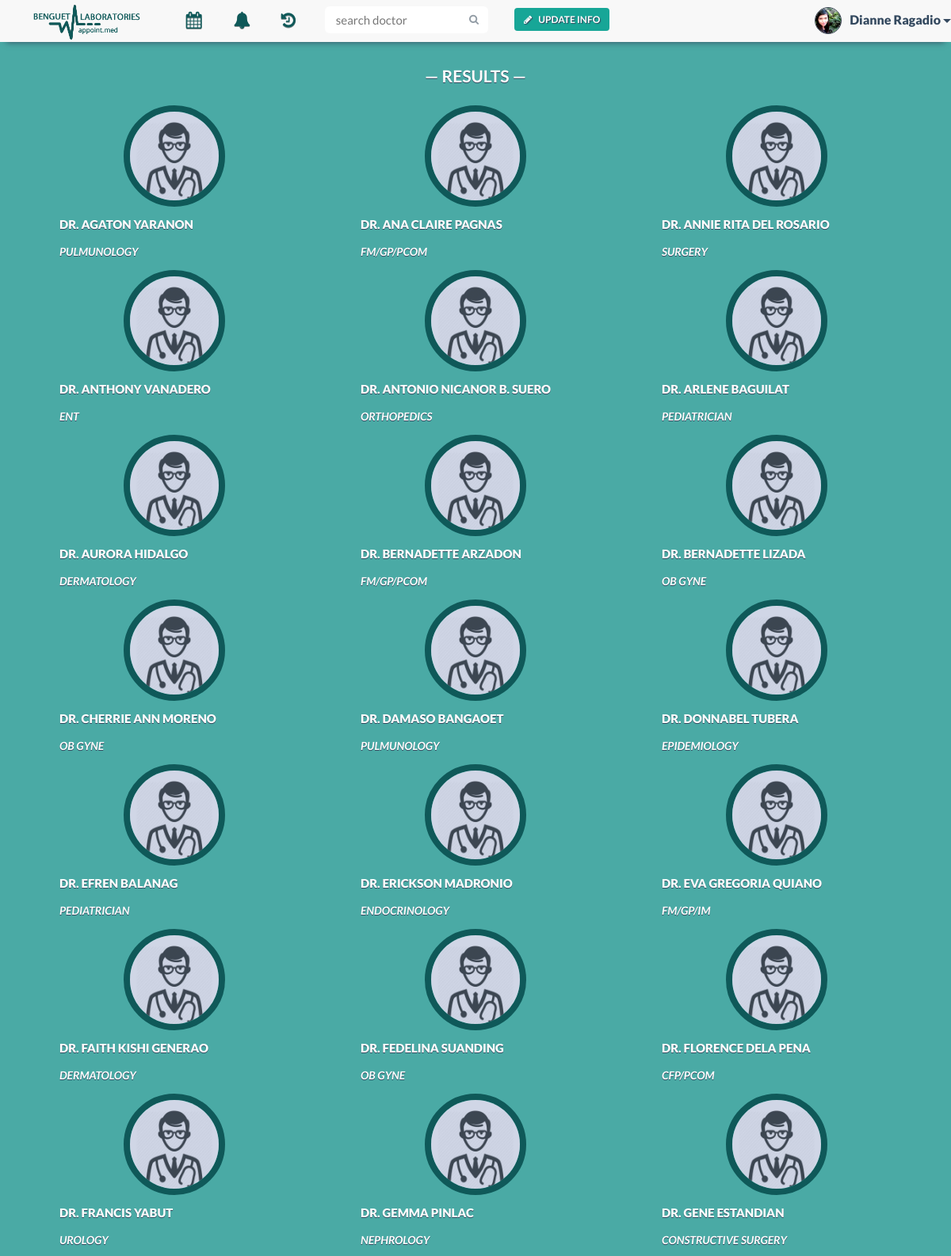
Screenshot of /searchpage.php (signed in, upper part) with the database file from the repository.
### tables this page shows
CREATE TABLE IF NOT EXISTS `patient` (
  `patient_id` varchar(30) NOT NULL,
  `patient_name` varchar(30) NOT NULL,
  `patient_contact` varchar(20) NOT NULL,
  `birthdate` date NOT NULL,
  `email` varchar(30) NOT NULL,
  `username` varchar(30) NOT NULL,
  `occupation` text,
  PRIMARY KEY (`patient_id`),
  KEY `username` (`username`)
);

CREATE TABLE IF NOT EXISTS `doctor` (
  `doctor_id` varchar(30) NOT NULL,
  `doctor_name` varchar(30) NOT NULL,
  `specialization` text NOT NULL,
  `doctor_status` enum('In','Out','Break') NOT NULL,
  `email` varchar(30) NOT NULL,
  `username` varchar(30) NOT NULL,
  PRIMARY KEY (`doctor_id`),
  KEY `username` (`username`)
);

### searchpage.php (the view, shortened to what this page needs)
<!DOCTYPE html>
<html lang="en">
    <?php
    include 'include/head.php';
    include 'connectdatabase.php';
    ?>
    <body>
        <div class="container">
            <?php
            if (isset($_SESSION['loggedIn']) && isset($_SESSION['account_type']) && isset($_SESSION['username'])) {
                $username = $_SESSION['username'];
            }else {
                header("location: index.php");
                die();
            }
            $search = mysqli_real_escape_string($con, $_GET['q']);
            $result = mysqli_query($con, "SELECT * FROM patient WHERE username LIKE '$username'");
            $row = mysqli_fetch_array($result);
            $patient_id = $row['patient_id'];
            $patient_n = $row['patient_name'];
            $result = mysqli_query($con, "SELECT * FROM doctor WHERE doctor_name LIKE '%$search%' or specialization LIKE '%$search%' ORDER BY doctor_name");
            ?>
            <?php
            include 'include/pt-nav-start.php';
            ?>
            <ul class="nav navbar-nav">
                <li class="dropdown tooltip-bottom" data-tooltip="Appointments">
                    <a href="#" class="dropdown-toggle" data-toggle="dropdown" role="button" aria-expanded="false"><i class="fa fa-calendar fa-lg"></i>Appointments<span class="caret"></span></a>
                </li>
                <li class="tooltip-bottom" data-tooltip="Notifications">
                    <a href="notifications.php">
                        <i class="fa fa-bell fa-lg">
                        </i>Notifications
                    </a>
                </li>
                <li class="dropdown tooltip-bottom" data-tooltip="History">
                    <a href="#" class="dropdown-toggle" data-toggle="dropdown" role="button" aria-expanded="false"><i class="fa fa-history fa-lg"></i>History<span class="caret"></span></a>
                </li>
                <?php
                include 'include/pt-nav-end.php';
                ?>
                <div class="container-fluid" id="appointments-user">
                    <div class="row">
                        <div class="col-md-12 search-link">
                            <h1 class="text-center row-header-fff">&mdash; Results &mdash;</h1>
                                <?php
                                    if (mysqli_num_rows($result) >= 1) {
                                        while ($row = mysqli_fetch_array($result)) {
                                            $doctor_id = $row['doctor_id'];
                                            $doctor_name = $row['doctor_name'];
                                            $specialization = $row['specialization'];
                                            $c_username = $search;
                                            $b_username = $c_username;
                                            $final_name = str_ireplace($search, $b_username, $doctor_name);
                                            $final_specs = str_ireplace($search, $b_username, $specialization);
                                            echo "<a href=\"doctor.php?id=$doctor_id\">";
                                    ?>
                                    <div class="col-xs-12 col-md-4 search-doctor-result">
                                        <img class="img-responsive" src="img/profile/<?php
                                        $file = "img/profile/" . $doctor_id . ".jpg";
                                        if (file_exists($file)) {
                                        echo $doctor_id;
                                        } else {
                                        echo 'profile';
                                        }
                                        ?>.jpg">
                                        <div class="search-doctor-info">
                                            <p>Dr. <?php echo $final_name ?></p>
                                            <p class="search-specs"><?php echo $final_specs ?></p>
                                        </div>
                                    </div>
                                        <?php
                                        echo '</a>';
                                        }
                                        ?>
                                    <?php
                                    } else {
                                        echo '<div class="col-xs-12 col-md-4 col-md-offset-4">
                                        <div class="alert alert-warning" role="alert">
                                        <strong>No matches found.</strong> Try another search.</div>
                                        </div>';
                                    }
                                    ?>
                        </div>
                    </div>
                </div>
        </div>
    </body>
</html>

### include/pt-nav-end.php (shortened to what this page needs)
                <li class="nav-button navbar-right">
                    <button type="button" class="btn btn-default btn-noborder green-btn nav-modal-button" data-toggle="modal" data-target=".bs-pt-edit-profile-modal-lg" data-id="'.$appointment_id.'" data-patient-id="'.$patient_id.'">
                    <i class="fa fa-pencil"></i>Update Info</button>
                </li>
                <form class="navbar-form navbar-right" method="post" role="search" action="search.php">
                    <div class="input-group search-bar">
                        <input type="text" class="form-control" name="search" placeholder="search doctor" id="inputSearch">
                        <span class="input-group-btn">
                            <button type="submit" class="btn"><i class="fa fa-search"></i></button>
                        </span>
                    </div>
                </form>
            </ul>
            <ul class="nav navbar-nav navbar-right signedin">
                <div class="btn-group navbar-right tooltip-bottom" data-tooltip="You">
                    <button type="button" class="btn btn-default btn-lg btn-noborder dropdown-toggle" data-toggle="dropdown" aria-expanded="false">
                        <div class="signedin-photo">
                            <img src="img/profile/<?php
                            $file = "img/profile/" . $patient_id . ".jpg";
                            if (file_exists($file)) {
                                echo $patient_id;
                            } else {
                                echo 'profile_avatar';
                            }
                            ?>.jpg" class="img-responsive">
                        </div>
            <?php echo $patient_n ?>
                        <span class="caret"></span>
                    </button>
                </div>
            </ul>
        </div>
    </div>
</nav>

### css/styles.css (style rules this page uses)
* { margin: 0; padding: 0; }
body { padding-top: 50px; font-family: "Lato", Arial, sans-serif; color: #34495e; font-size: 18px; line-height: 1.72222; background-color: #4AAAA5; }
a { color: #0F5959 !important; -webkit-transition: all 0.25s ease-in-out; -moz-transition: all 0.25s ease-in-out; -ms-transition: all 0.25s ease-in-out; -o-transition: all 0.25s ease-in-out; transition: all 0.25s ease-in-out; }
h1, h2, h3, h4 { font-family: inherit; font-weight: 700; line-height: 1.1; color: inherit; }
.container { padding-left: 0 !important; padding-right: 0 !important; }
.fa-lg { font-size: 1.33333333em !important; }
i.fa.fa-user, i.fa.fa-user-md, i.fa.fa-location-arrow, i.fa.fa-phone, i.fa.fa-briefcase, i.fa.fa-calendar, i.fa.fa-pencil, i.fa.fa-power-off, i.fa.fa-comment, i.fa.fa-hand-o-right, i.fa.fa-envelope, i.fa.fa-angle-double-right, i.fa.fa-clock-o, i.fa.fa-calendar-o, i.fa.fa-unlock-alt, i.fa.fa-question-circle, i.fa.fa-plus { padding-right: 8px; }
nav > div > div > ul > li > a { height: 40px; overflow: hidden; font-size: 16px; letter-spacing: 0.5px; text-transform: lowercase; text-shadow: 0px 1px 0px #7F8C8D; }
.nav-button.navbar-right { text-align: center; }
nav > div > div > ul > li > a > i, .navbar-default .navbar-nav>.active>a>i { width: 15%; margin-bottom: 20px; padding-right: 10px; }
@media (min-width:768px) { body { padding-top: 60px; } }
@media (min-width:768px) { nav > div > div > ul > li > a { padding-left: 20px !important; height: 53px; width: 60px; border-bottom: 3px solid transparent; } }
@media (min-width:768px) { .nav-button { margin: 0 10px; } }
@media (min-width:768px) { .login-modal-btn, .green-btn, .blue-btn, .red-btn { margin: 0 !important; width: 100% !important; } }
@media (min-width:768px) { .nav-modal-button { width: auto !important; margin: 0 !important; } }
@media (min-width:768px) { .search-doctor-info p { padding: 0 30px; } }
.navbar-default .navbar-form .search-bar { width: 90%; margin: 0 auto; }
.navbar-default .navbar-form .form-control { border-color: transparent; }
.navbar-default .navbar-form .btn { color: #919ba4; border-color: transparent; }
.navbar-form .btn { height: 34px; padding: 5px 10px; font-size: 13px; line-height: 1.4; border-radius: 6px; }
.navbar-form .btn { margin: 0; }
.input-group-btn .btn { background-color: #fff; border: 2px solid #bdc3c7; border-left: 0; }
.signedin { margin-left: 5px; }
.signedin button { margin: 0; padding: 9px 0; color: #34495F; font-size: 16px; font-weight: 800; line-height: 32px; }
.signedin-photo { float: left; margin: 0 10px 0 0; }
.signedin-photo img { height: 34px; width: 34px; border-radius: 50%; border: 1px solid #35404F; }
#appointments-user { background-color: transparent; }
.row-header-lc, .row-header-fff, .row-header2-fff, .row-header-black { margin: 25px 0px; font-size: 18px; text-transform: uppercase; }
.row-header-fff { color: #fff; font-size: 21px; text-shadow: 0px 1px 0px #34495E; }
.search-bar .form-control { border-right: 0; border-top-left-radius: 6px !important; border-bottom-left-radius: 6px !important; }
.search-bar .form-control, .input-group-btn .btn { -webkit-transition: all .5s; transition: all .5s; }
.input-group { width: 100%; }
.form-control { padding: 8px 12px; font-size: 15px !important; line-height: 1.467; color: #34495e; border: 2px solid #bdc3c7; box-shadow: none; -webkit-transition: border .25s linear, color .25s linear, background-color .25s linear; transition: border .25s linear, color .25s linear, background-color .25s linear; }
.nav-modal-button { width: 70%; margin: auto; }
.green-btn { background: #17A697 !important; }
.login-modal-btn, .green-btn, .blue-btn, .red-btn { margin-top: 10px !important; color: #fff !important; font-size: 12px !important; font-weight: 600 !important; text-transform: uppercase !important; text-shadow: 1px 1px 1px #34495E !important; border-radius: 4px !important; }
.btn-noborder { border: 0; background: none; }
.search-bar { width: 195px; }
.search-link a { text-decoration: none; }
.search-doctor-result img { margin: auto; width: 128px; height: 128px; border-radius: 50%; border: 8px solid #0F5959; }
.search-doctor-info p { margin: 10px 0; color: #fff; font-size: 14px; font-weight: 600; text-transform: uppercase; text-shadow: 0px 1px 0px #34495E; }
.search-doctor-info p:first-child { font-size: 15px; font-weight: 800; text-transform: uppercase; }
.search-specs { font-style: italic; }

### rows the page displays
patient: patient_id (picture), patient_name "Dianne Ragadio"
doctor: doctor_name "AGATON YARANON", specialization "PULMUNOLOGY"
doctor: doctor_name "ANA CLAIRE PAGNAS", specialization "FM/GP/PCOM"
doctor: doctor_name "ANNIE RITA DEL ROSARIO", specialization "SURGERY"
doctor: doctor_name "ANTHONY VANADERO", specialization "ENT"
doctor: doctor_name "ANTONIO NICANOR B. SUERO", specialization "ORTHOPEDICS"
doctor: doctor_name "ARLENE BAGUILAT", specialization "PEDIATRICIAN"
doctor: doctor_name "AURORA HIDALGO", specialization "DERMATOLOGY"
doctor: doctor_name "BERNADETTE ARZADON", specialization "FM/GP/PCOM"
doctor: doctor_name "BERNADETTE LIZADA", specialization "OB GYNE"
doctor: doctor_name "CHERRIE ANN MORENO", specialization "OB GYNE"
doctor: doctor_name "DAMASO BANGAOET", specialization "PULMUNOLOGY"
doctor: doctor_name "DONNABEL TUBERA", specialization "EPIDEMIOLOGY"
doctor: doctor_name "EFREN BALANAG", specialization "PEDIATRICIAN"
doctor: doctor_name "ERICKSON MADRONIO", specialization "ENDOCRINOLOGY"
doctor: doctor_name "EVA GREGORIA QUIANO", specialization "FM/GP/IM"
doctor: doctor_name "FAITH KISHI GENERAO", specialization "DERMATOLOGY"
doctor: doctor_name "FEDELINA SUANDING", specialization "OB GYNE"
doctor: doctor_name "FLORENCE DELA PENA", specialization "CFP/PCOM"
doctor: doctor_name "FRANCIS YABUT", specialization "UROLOGY"
doctor: doctor_name "GEMMA PINLAC", specialization "NEPHROLOGY"
doctor: doctor_name "GENE ESTANDIAN", specialization "CONSTRUCTIVE SURGERY"
